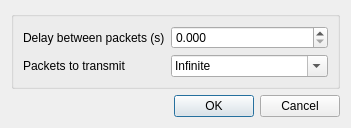
<?xml version="1.0" encoding="UTF-8"?>
<ui version="4.0">
 <class>PacketModRepeatDialog</class>
 <widget class="QDialog" name="PacketModRepeatDialog">
  <property name="geometry">
   <rect>
    <x>0</x>
    <y>0</y>
    <width>351</width>
    <height>115</height>
   </rect>
  </property>
  <property name="font">
   <font>
    <family>Liberation Sans</family>
    <pointsize>9</pointsize>
   </font>
  </property>
  <property name="windowTitle">
   <string>Packet Repeat Settings</string>
  </property>
  <layout class="QVBoxLayout" name="verticalLayout">
   <item>
    <widget class="QGroupBox" name="groupBox">
     <layout class="QFormLayout" name="formLayout">
      <item row="0" column="0">
       <widget class="QLabel" name="repeatDelayLabel">
        <property name="text">
         <string>Delay between packets (s)</string>
        </property>
       </widget>
      </item>
      <item row="1" column="0">
       <widget class="QLabel" name="repeatCountLabel">
        <property name="text">
         <string>Packets to transmit</string>
        </property>
       </widget>
      </item>
      <item row="1" column="1">
       <widget class="QComboBox" name="repeatCount">
        <property name="toolTip">
         <string>Number of packets to transmit</string>
        </property>
        <property name="editable">
         <bool>true</bool>
        </property>
        <item>
         <property name="text">
          <string>Infinite</string>
         </property>
        </item>
        <item>
         <property name="text">
          <string>10</string>
         </property>
        </item>
        <item>
         <property name="text">
          <string>100</string>
         </property>
        </item>
        <item>
         <property name="text">
          <string>1000</string>
         </property>
        </item>
       </widget>
      </item>
      <item row="0" column="1">
       <widget class="QDoubleSpinBox" name="repeatDelay">
        <property name="decimals">
         <number>3</number>
        </property>
        <property name="maximum">
         <double>1000000.000000000000000</double>
        </property>
       </widget>
      </item>
     </layout>
    </widget>
   </item>
   <item>
    <widget class="QDialogButtonBox" name="buttonBox">
     <property name="orientation">
      <enum>Qt::Horizontal</enum>
     </property>
     <property name="standardButtons">
      <set>QDialogButtonBox::Cancel|QDialogButtonBox::Ok</set>
     </property>
    </widget>
   </item>
  </layout>
 </widget>
 <tabstops>
  <tabstop>repeatDelay</tabstop>
  <tabstop>repeatCount</tabstop>
 </tabstops>
 <resources/>
 <connections>
  <connection>
   <sender>buttonBox</sender>
   <signal>accepted()</signal>
   <receiver>PacketModRepeatDialog</receiver>
   <slot>accept()</slot>
   <hints>
    <hint type="sourcelabel">
     <x>248</x>
     <y>254</y>
    </hint>
    <hint type="destinationlabel">
     <x>157</x>
     <y>274</y>
    </hint>
   </hints>
  </connection>
  <connection>
   <sender>buttonBox</sender>
   <signal>rejected()</signal>
   <receiver>PacketModRepeatDialog</receiver>
   <slot>reject()</slot>
   <hints>
    <hint type="sourcelabel">
     <x>316</x>
     <y>260</y>
    </hint>
    <hint type="destinationlabel">
     <x>286</x>
     <y>274</y>
    </hint>
   </hints>
  </connection>
 </connections>
</ui>
